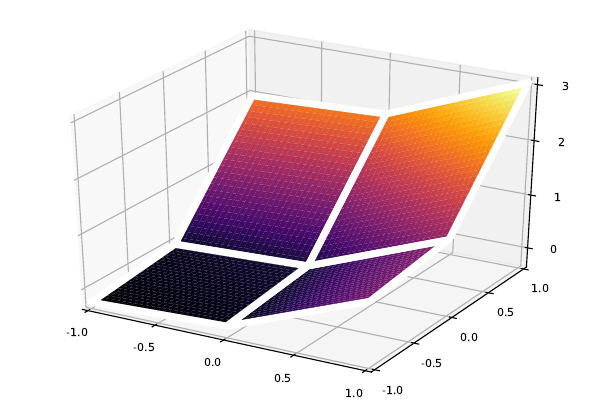

Write Julia code to recreate this figure.
using Plots
pyplot()

using Polyhedra, CDDLib
using Colors: distinguishable_colors
using ForwardDiff

import Nets

weights = [eye(2), [1. 2]]
biases = [[0., 0], [0.]]
params = Nets.Params(weights, biases)

bounds = hrep(polyhedron(SimpleVRepresentation([-1. -1; -1 1; 1 1; 1 -1]), CDDLibrary()))
results = Nets.explore(params, bounds, [1., 1])

xx = linspace(-1, 1)
yy = linspace(-1, 1)
plt = surface(xx, yy, (x, y) -> Nets.predict(params, [x, y])[1],
    legend=nothing)
for (i, (state, p)) in enumerate(results)
    V = SimpleVRepresentation(vrep(polyhedron(p, CDDLibrary()))).V
    x = V[[1:end; 1], 1]
    y = V[[1:end; 1], 2]
    plot!(plt, x, y, [Nets.predict(params, [x[i], y[i]])[1]+0.05 for i in eachindex(x)], linecolor=:white, linewidth=5)
end
display(plt)
gui()
savefig(joinpath(@__DIR__, "explicit_neural_net.svg"))
savefig(joinpath(@__DIR__, "explicit_neural_net.png"))
savefig(joinpath(@__DIR__, "explicit_neural_net.pdf"))
